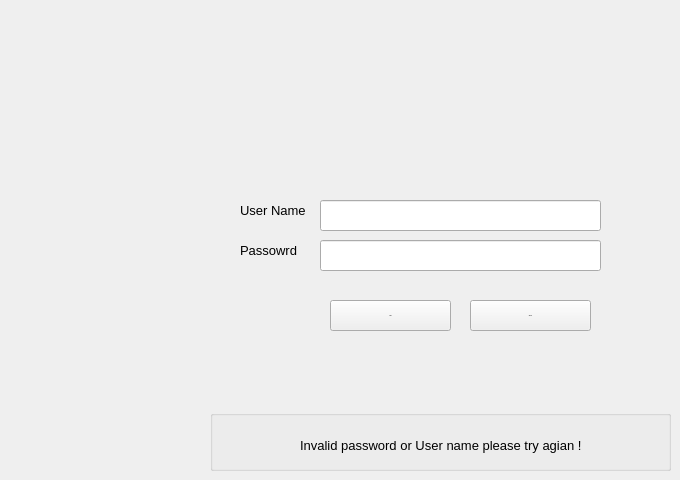
    <widget class="QWidget" name="tab_22">
     <attribute name="title">
      <string>Login</string>
     </attribute>
     <widget class="QPushButton" name="pushButton_40">
      <property name="geometry">
       <rect>
        <x>330</x>
        <y>300</y>
        <width>121</width>
        <height>31</height>
       </rect>
      </property>
      <property name="font">
       <font>
        <pointsize>-1</pointsize>
       </font>
      </property>
      <property name="text">
       <string>Login</string>
      </property>
      <property name="shortcut">
       <string>Ctrl+S</string>
      </property>
     </widget>
     <widget class="QLabel" name="label_54">
      <property name="geometry">
       <rect>
        <x>240</x>
        <y>200</y>
        <width>71</width>
        <height>21</height>
       </rect>
      </property>
      <property name="font">
       <font>
        <pointsize>10</pointsize>
       </font>
      </property>
      <property name="text">
       <string>User Name</string>
      </property>
     </widget>
     <widget class="QLineEdit" name="lineEdit_47">
      <property name="geometry">
       <rect>
        <x>320</x>
        <y>200</y>
        <width>281</width>
        <height>31</height>
       </rect>
      </property>
     </widget>
     <widget class="QLineEdit" name="lineEdit_48">
      <property name="geometry">
       <rect>
        <x>320</x>
        <y>240</y>
        <width>281</width>
        <height>31</height>
       </rect>
      </property>
      <property name="echoMode">
       <enum>QLineEdit::Password</enum>
      </property>
     </widget>
     <widget class="QLabel" name="label_55">
      <property name="geometry">
       <rect>
        <x>240</x>
        <y>240</y>
        <width>61</width>
        <height>21</height>
       </rect>
      </property>
      <property name="font">
       <font>
        <pointsize>10</pointsize>
       </font>
      </property>
      <property name="text">
       <string>Passowrd</string>
      </property>
     </widget>
     <widget class="QGroupBox" name="groupBox_7">
      <property name="geometry">
       <rect>
        <x>210</x>
        <y>410</y>
        <width>461</width>
        <height>61</height>
       </rect>
      </property>
      <property name="title">
       <string/>
      </property>
      <widget class="QLabel" name="label_57">
       <property name="geometry">
        <rect>
         <x>90</x>
         <y>20</y>
         <width>291</width>
         <height>31</height>
        </rect>
       </property>
       <property name="font">
        <font>
         <pointsize>10</pointsize>
        </font>
       </property>
       <property name="text">
        <string>Invalid password or User name please try agian !</string>
       </property>
      </widget>
     </widget>
     <widget class="QPushButton" name="pushButton_41">
      <property name="geometry">
       <rect>
        <x>470</x>
        <y>300</y>
        <width>121</width>
        <height>31</height>
       </rect>
      </property>
      <property name="font">
       <font>
        <pointsize>-1</pointsize>
       </font>
      </property>
      <property name="text">
       <string>Sign Up</string>
      </property>
     </widget>
    </widget>
